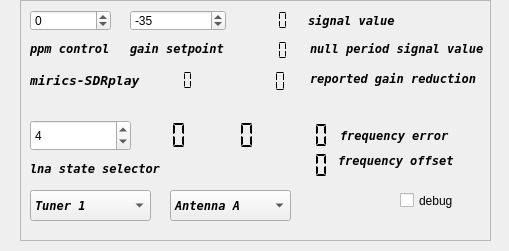
<?xml version="1.0" encoding="UTF-8"?>
<ui version="4.0">
 <class>sdrplayWidget</class>
 <widget class="QWidget" name="sdrplayWidget">
  <property name="geometry">
   <rect>
    <x>0</x>
    <y>0</y>
    <width>509</width>
    <height>251</height>
   </rect>
  </property>
  <property name="windowTitle">
   <string>SDRplay control</string>
  </property>
  <widget class="QFrame" name="frame">
   <property name="geometry">
    <rect>
     <x>20</x>
     <y>0</y>
     <width>471</width>
     <height>241</height>
    </rect>
   </property>
   <property name="frameShape">
    <enum>QFrame::StyledPanel</enum>
   </property>
   <property name="frameShadow">
    <enum>QFrame::Raised</enum>
   </property>
   <widget class="QLabel" name="deviceLabel">
    <property name="geometry">
     <rect>
      <x>10</x>
      <y>70</y>
      <width>121</width>
      <height>21</height>
     </rect>
    </property>
    <property name="font">
     <font>
      <family>DejaVu Sans Mono</family>
      <pointsize>10</pointsize>
      <weight>75</weight>
      <italic>true</italic>
      <bold>true</bold>
     </font>
    </property>
    <property name="text">
     <string>mirics-SDRplay</string>
    </property>
   </widget>
   <widget class="QLabel" name="statusLabel">
    <property name="geometry">
     <rect>
      <x>16</x>
      <y>180</y>
      <width>121</width>
      <height>21</height>
     </rect>
    </property>
    <property name="text">
     <string/>
    </property>
   </widget>
   <widget class="QLCDNumber" name="api_version">
    <property name="geometry">
     <rect>
      <x>110</x>
      <y>70</y>
      <width>81</width>
      <height>21</height>
     </rect>
    </property>
    <property name="toolTip">
     <string>&lt;html&gt;&lt;head/&gt;&lt;body&gt;&lt;p&gt;Version of the SDRplay library detected.&lt;/p&gt;&lt;/body&gt;&lt;/html&gt;</string>
    </property>
    <property name="lineWidth">
     <number>0</number>
    </property>
    <property name="segmentStyle">
     <enum>QLCDNumber::Flat</enum>
    </property>
   </widget>
   <widget class="QLCDNumber" name="GRdBDisplay">
    <property name="geometry">
     <rect>
      <x>190</x>
      <y>120</y>
      <width>61</width>
      <height>31</height>
     </rect>
    </property>
    <property name="toolTip">
     <string>&lt;html&gt;&lt;head/&gt;&lt;body&gt;&lt;p&gt;The display shows the gain reduction applied to the baseband signal in the device.&lt;/p&gt;&lt;/body&gt;&lt;/html&gt;</string>
    </property>
    <property name="frameShape">
     <enum>QFrame::NoFrame</enum>
    </property>
    <property name="digitCount">
     <number>2</number>
    </property>
    <property name="segmentStyle">
     <enum>QLCDNumber::Flat</enum>
    </property>
   </widget>
   <widget class="QSpinBox" name="ppmControl">
    <property name="geometry">
     <rect>
      <x>10</x>
      <y>10</y>
      <width>81</width>
      <height>21</height>
     </rect>
    </property>
    <property name="toolTip">
     <string>&lt;html&gt;&lt;head/&gt;&lt;body&gt;&lt;p&gt;ppm control. Tells the device the offset (in ppm) of the observed oscillator offset.&lt;/p&gt;&lt;/body&gt;&lt;/html&gt;</string>
    </property>
    <property name="minimum">
     <number>-200</number>
    </property>
    <property name="maximum">
     <number>200</number>
    </property>
   </widget>
   <widget class="QLabel" name="serialNumber">
    <property name="geometry">
     <rect>
      <x>10</x>
      <y>90</y>
      <width>151</width>
      <height>20</height>
     </rect>
    </property>
    <property name="text">
     <string/>
    </property>
   </widget>
   <widget class="QComboBox" name="antennaSelector">
    <property name="geometry">
     <rect>
      <x>150</x>
      <y>190</y>
      <width>121</width>
      <height>31</height>
     </rect>
    </property>
    <property name="font">
     <font>
      <family>DejaVu Sans Mono</family>
      <weight>75</weight>
      <italic>true</italic>
      <bold>true</bold>
     </font>
    </property>
    <property name="toolTip">
     <string>&lt;html&gt;&lt;head/&gt;&lt;body&gt;&lt;p&gt;Select an antenna (RSP-II)&lt;/p&gt;&lt;/body&gt;&lt;/html&gt;</string>
    </property>
    <item>
     <property name="text">
      <string>Antenna A</string>
     </property>
    </item>
    <item>
     <property name="text">
      <string>Antenna B</string>
     </property>
    </item>
   </widget>
   <widget class="QSpinBox" name="lnaGainSetting">
    <property name="geometry">
     <rect>
      <x>10</x>
      <y>120</y>
      <width>101</width>
      <height>31</height>
     </rect>
    </property>
    <property name="toolTip">
     <string>&lt;html&gt;&lt;head/&gt;&lt;body&gt;&lt;p&gt;Setting the lna state, determining the gain reduction applied in the lna.&lt;/p&gt;&lt;/body&gt;&lt;/html&gt;</string>
    </property>
    <property name="value">
     <number>4</number>
    </property>
   </widget>
   <widget class="QLCDNumber" name="lnaGRdBDisplay">
    <property name="geometry">
     <rect>
      <x>120</x>
      <y>120</y>
      <width>51</width>
      <height>31</height>
     </rect>
    </property>
    <property name="toolTip">
     <string>&lt;html&gt;&lt;head/&gt;&lt;body&gt;&lt;p&gt;The display shows the gain reduction in the lna of the device.&lt;/p&gt;&lt;/body&gt;&lt;/html&gt;</string>
    </property>
    <property name="frameShape">
     <enum>QFrame::NoFrame</enum>
    </property>
    <property name="digitCount">
     <number>3</number>
    </property>
    <property name="segmentStyle">
     <enum>QLCDNumber::Flat</enum>
    </property>
   </widget>
   <widget class="QComboBox" name="tunerSelector">
    <property name="geometry">
     <rect>
      <x>10</x>
      <y>190</y>
      <width>121</width>
      <height>31</height>
     </rect>
    </property>
    <property name="font">
     <font>
      <family>DejaVu Sans Mono</family>
      <weight>75</weight>
      <italic>true</italic>
      <bold>true</bold>
     </font>
    </property>
    <property name="toolTip">
     <string>&lt;html&gt;&lt;head/&gt;&lt;body&gt;&lt;p&gt;If the device is an rspduo, select the tuner with this combobox&lt;/p&gt;&lt;/body&gt;&lt;/html&gt;</string>
    </property>
    <item>
     <property name="text">
      <string>Tuner 1</string>
     </property>
    </item>
    <item>
     <property name="text">
      <string>Tuner 2</string>
     </property>
    </item>
   </widget>
   <widget class="QCheckBox" name="debugControl">
    <property name="geometry">
     <rect>
      <x>380</x>
      <y>190</y>
      <width>88</width>
      <height>21</height>
     </rect>
    </property>
    <property name="text">
     <string>debug</string>
    </property>
   </widget>
   <widget class="QLabel" name="label">
    <property name="geometry">
     <rect>
      <x>10</x>
      <y>40</y>
      <width>81</width>
      <height>16</height>
     </rect>
    </property>
    <property name="font">
     <font>
      <family>DejaVu Sans Mono</family>
      <weight>75</weight>
      <italic>true</italic>
      <bold>true</bold>
     </font>
    </property>
    <property name="text">
     <string>ppm control</string>
    </property>
   </widget>
   <widget class="QLabel" name="label_2">
    <property name="geometry">
     <rect>
      <x>10</x>
      <y>160</y>
      <width>171</width>
      <height>16</height>
     </rect>
    </property>
    <property name="font">
     <font>
      <family>DejaVu Sans Mono</family>
      <weight>75</weight>
      <italic>true</italic>
      <bold>true</bold>
     </font>
    </property>
    <property name="text">
     <string>lna state selector</string>
    </property>
   </widget>
   <widget class="QLCDNumber" name="averageValue">
    <property name="geometry">
     <rect>
      <x>210</x>
      <y>10</y>
      <width>71</width>
      <height>21</height>
     </rect>
    </property>
    <property name="toolTip">
     <string>&lt;html&gt;&lt;head/&gt;&lt;body&gt;&lt;p&gt;Amplitude value - expressed in dB's - of the non-null part of the frames of the DAB signal.&lt;/p&gt;&lt;/body&gt;&lt;/html&gt;</string>
    </property>
    <property name="frameShape">
     <enum>QFrame::NoFrame</enum>
    </property>
    <property name="segmentStyle">
     <enum>QLCDNumber::Flat</enum>
    </property>
   </widget>
   <widget class="QLCDNumber" name="nullValue">
    <property name="geometry">
     <rect>
      <x>210</x>
      <y>40</y>
      <width>71</width>
      <height>21</height>
     </rect>
    </property>
    <property name="toolTip">
     <string>&lt;html&gt;&lt;head/&gt;&lt;body&gt;&lt;p&gt;The amplitude value - in dB's - of the null period of the DAB signal&lt;/p&gt;&lt;/body&gt;&lt;/html&gt;</string>
    </property>
    <property name="frameShape">
     <enum>QFrame::NoFrame</enum>
    </property>
    <property name="segmentStyle">
     <enum>QLCDNumber::Flat</enum>
    </property>
   </widget>
   <widget class="QLCDNumber" name="reportedGain">
    <property name="geometry">
     <rect>
      <x>200</x>
      <y>70</y>
      <width>81</width>
      <height>23</height>
     </rect>
    </property>
    <property name="toolTip">
     <string>&lt;html&gt;&lt;head/&gt;&lt;body&gt;&lt;p&gt;Gain reduction as reported by the device handler.&lt;/p&gt;&lt;/body&gt;&lt;/html&gt;</string>
    </property>
    <property name="frameShape">
     <enum>QFrame::NoFrame</enum>
    </property>
    <property name="segmentStyle">
     <enum>QLCDNumber::Flat</enum>
    </property>
   </widget>
   <widget class="QLCDNumber" name="freq_errorDisplay">
    <property name="geometry">
     <rect>
      <x>240</x>
      <y>120</y>
      <width>71</width>
      <height>31</height>
     </rect>
    </property>
    <property name="toolTip">
     <string>&lt;html&gt;&lt;head/&gt;&lt;body&gt;&lt;p&gt;The value indicates the remaining frequency offset after correction (i.e. should be as close as possoble to zero).&lt;/p&gt;&lt;/body&gt;&lt;/html&gt;</string>
    </property>
    <property name="frameShape">
     <enum>QFrame::NoFrame</enum>
    </property>
    <property name="segmentStyle">
     <enum>QLCDNumber::Flat</enum>
    </property>
   </widget>
   <widget class="QSpinBox" name="gain_setpoint">
    <property name="geometry">
     <rect>
      <x>110</x>
      <y>10</y>
      <width>96</width>
      <height>21</height>
     </rect>
    </property>
    <property name="minimum">
     <number>-100</number>
    </property>
    <property name="maximum">
     <number>-1</number>
    </property>
    <property name="value">
     <number>-35</number>
    </property>
   </widget>
   <widget class="QLabel" name="label_3">
    <property name="geometry">
     <rect>
      <x>110</x>
      <y>40</y>
      <width>131</width>
      <height>16</height>
     </rect>
    </property>
    <property name="font">
     <font>
      <family>DejaVu Sans Mono</family>
      <weight>75</weight>
      <italic>true</italic>
      <bold>true</bold>
     </font>
    </property>
    <property name="text">
     <string>gain setpoint</string>
    </property>
   </widget>
   <widget class="QLabel" name="label_4">
    <property name="geometry">
     <rect>
      <x>288</x>
      <y>10</y>
      <width>161</width>
      <height>21</height>
     </rect>
    </property>
    <property name="font">
     <font>
      <family>DejaVu Sans Mono</family>
      <weight>75</weight>
      <italic>true</italic>
      <bold>true</bold>
     </font>
    </property>
    <property name="text">
     <string>signal value</string>
    </property>
   </widget>
   <widget class="QLabel" name="label_5">
    <property name="geometry">
     <rect>
      <x>290</x>
      <y>40</y>
      <width>181</width>
      <height>16</height>
     </rect>
    </property>
    <property name="font">
     <font>
      <family>DejaVu Sans Mono</family>
      <weight>75</weight>
      <italic>true</italic>
      <bold>true</bold>
     </font>
    </property>
    <property name="text">
     <string>null period signal value</string>
    </property>
   </widget>
   <widget class="QLabel" name="label_6">
    <property name="geometry">
     <rect>
      <x>290</x>
      <y>70</y>
      <width>171</width>
      <height>16</height>
     </rect>
    </property>
    <property name="font">
     <font>
      <family>DejaVu Sans Mono</family>
      <weight>75</weight>
      <italic>true</italic>
      <bold>true</bold>
     </font>
    </property>
    <property name="text">
     <string>reported gain reduction</string>
    </property>
   </widget>
   <widget class="QLabel" name="label_7">
    <property name="geometry">
     <rect>
      <x>320</x>
      <y>120</y>
      <width>141</width>
      <height>31</height>
     </rect>
    </property>
    <property name="font">
     <font>
      <family>DejaVu Sans Mono</family>
      <weight>75</weight>
      <italic>true</italic>
      <bold>true</bold>
     </font>
    </property>
    <property name="text">
     <string>frequency error</string>
    </property>
   </widget>
   <widget class="QLCDNumber" name="freq_offsetDisplay">
    <property name="geometry">
     <rect>
      <x>240</x>
      <y>150</y>
      <width>71</width>
      <height>31</height>
     </rect>
    </property>
    <property name="frameShape">
     <enum>QFrame::NoFrame</enum>
    </property>
    <property name="segmentStyle">
     <enum>QLCDNumber::Flat</enum>
    </property>
   </widget>
   <widget class="QLabel" name="label_8">
    <property name="geometry">
     <rect>
      <x>318</x>
      <y>150</y>
      <width>151</width>
      <height>21</height>
     </rect>
    </property>
    <property name="font">
     <font>
      <family>DejaVu Sans Mono</family>
      <weight>75</weight>
      <italic>true</italic>
      <bold>true</bold>
     </font>
    </property>
    <property name="text">
     <string>frequency offset</string>
    </property>
   </widget>
  </widget>
 </widget>
 <resources/>
 <connections/>
</ui>
